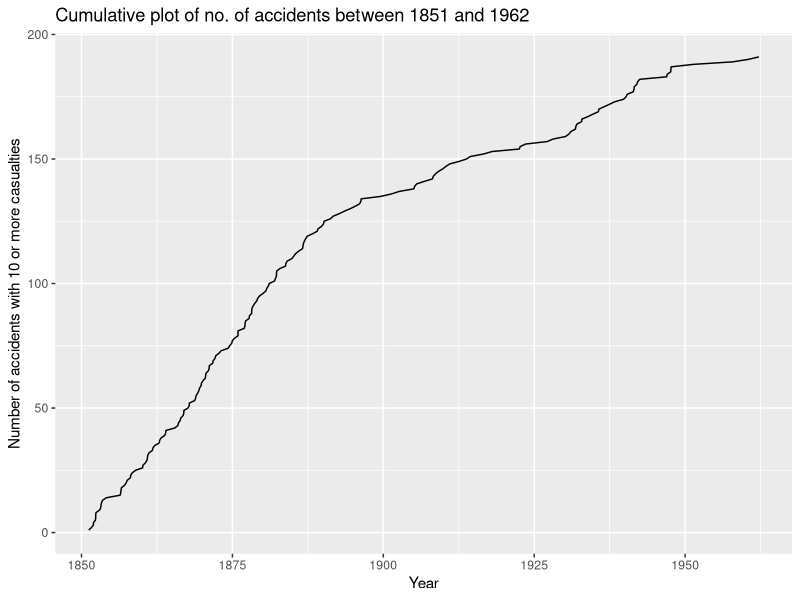
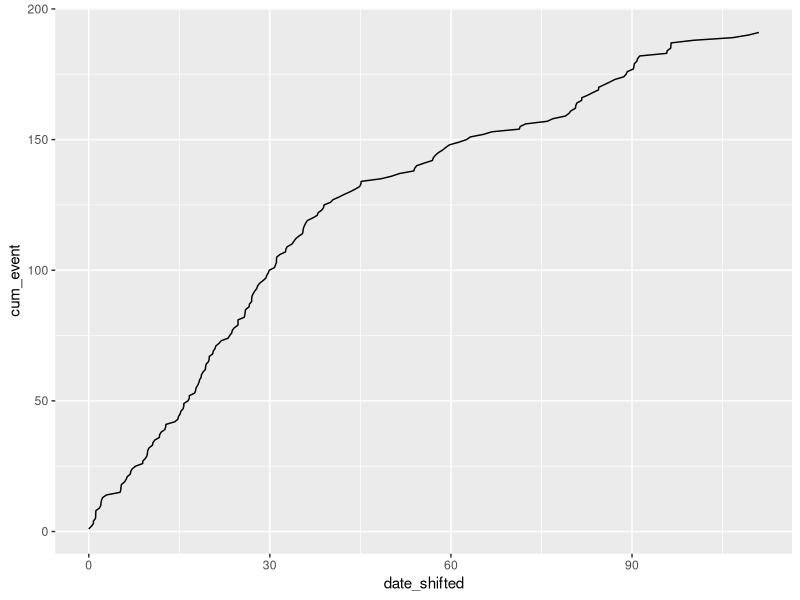
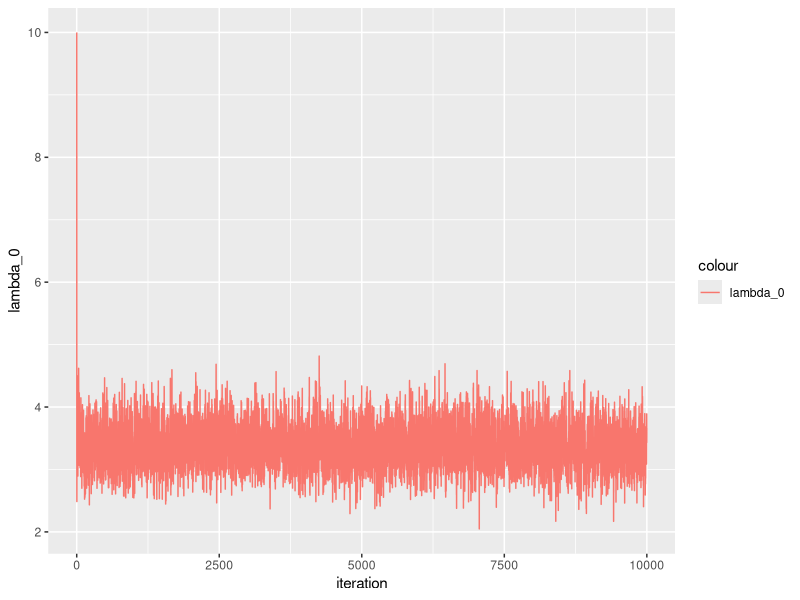
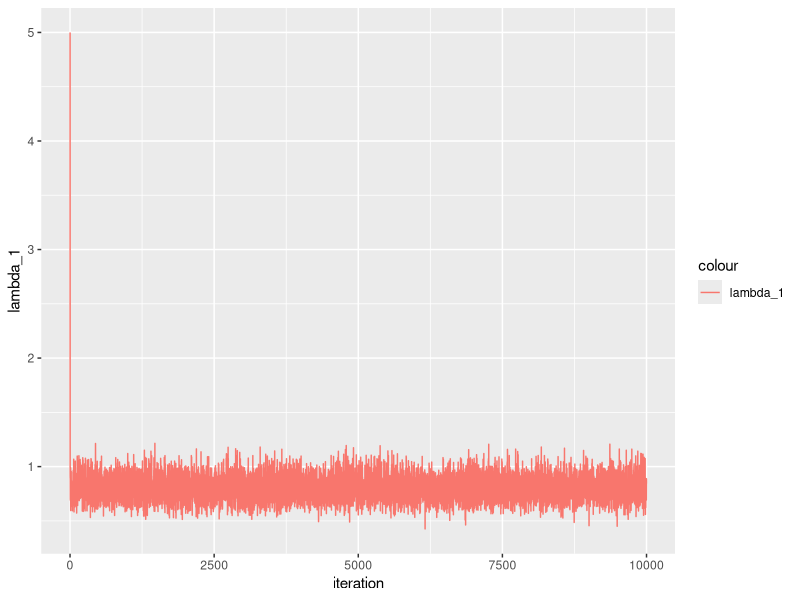
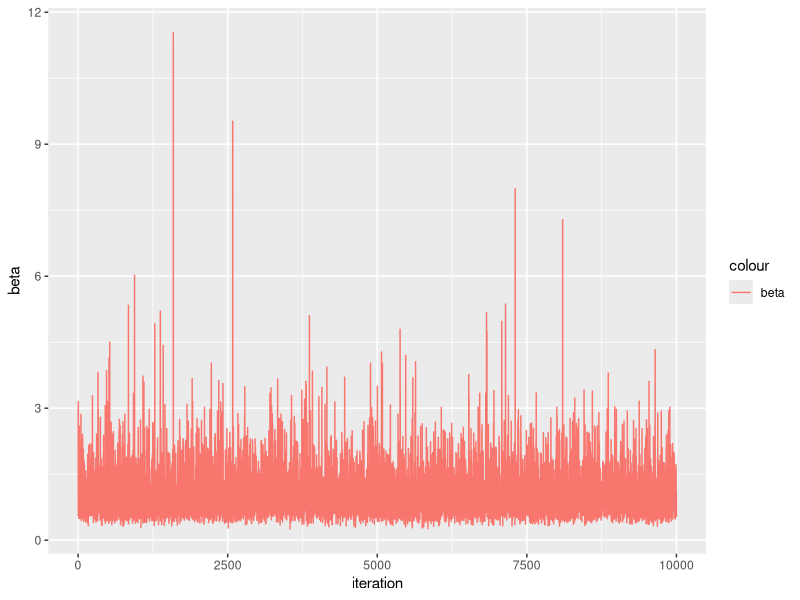
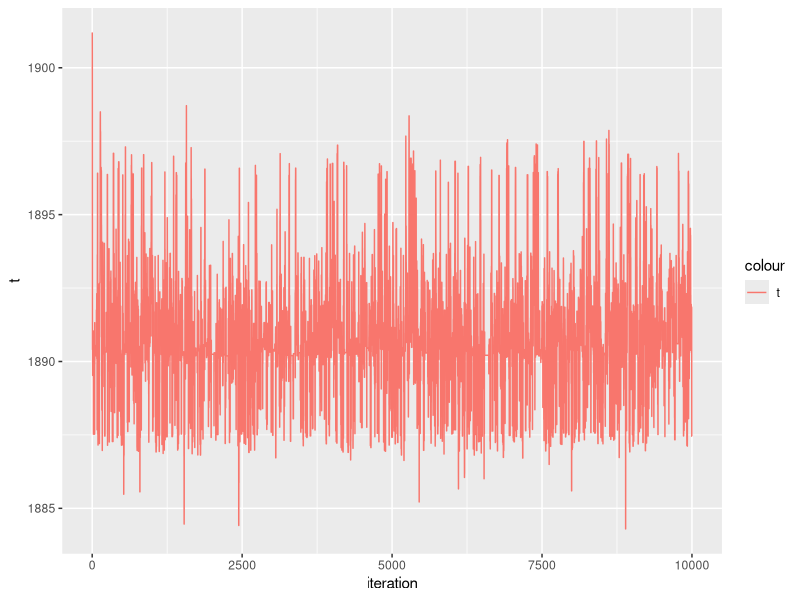
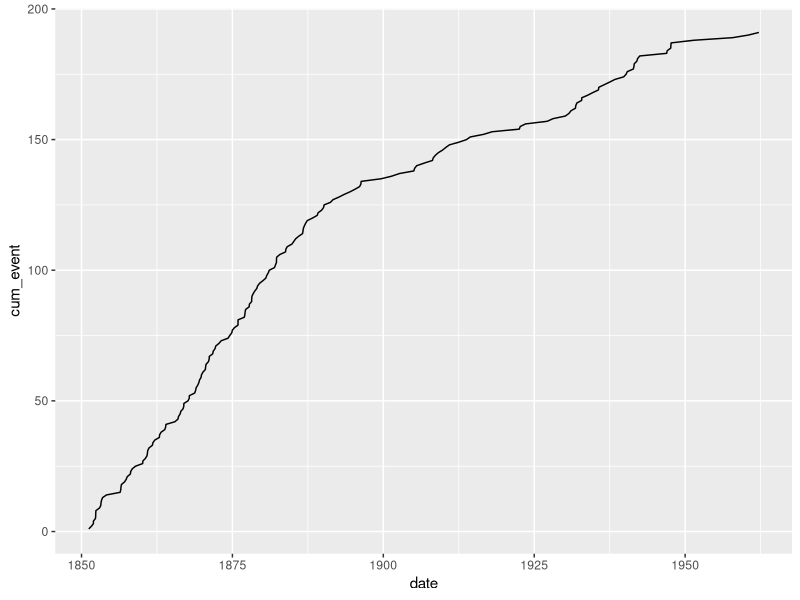
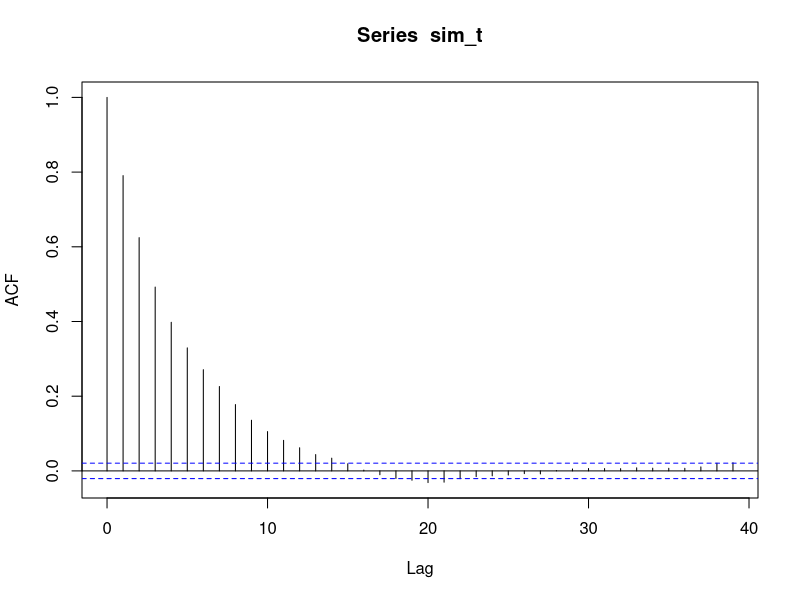

Source code (R) for these figures, in order:
## SINGLE SITE MCMC 

MH_single_alg <- function(n,data, t_0,t_2, t, lambda_0,lambda_1, beta, sigma){

  # Find number of deaths in each interval given initial t
  y_0 = sum(data[date <t]$event)
  y_1 = sum(data[date>= t]$event)
  
  # Construct result matrix
  results <- matrix(nrow = n, ncol = 5)
  results[1, 1:5] <- c(t, lambda_0, lambda_1, beta, 1)
  for(i in 2:n){
    print(i)
    # Collect old values for t and beta and compute corresponding 
    # y_0 and y_1 values
    t_old <- results[i-1, 1]
    
    y_0_o = sum(data[date <t_old]$event)
    y_1_o = sum(data[date>= t_old]$event)
    
    beta <- results[i-1, 4]
    
    # Preform Gibbs step
    lambda_0 <- rgamma(1, y_0 + 2, scale = 1/(t_old - t_0 + 1/beta))
    lambda_1 <- rgamma(1, y_1 + 2, scale = 1/(t_2 - t_old + 1/beta))

    beta_tilde <- rgamma(1, 6, scale = 1/(lambda_0 + lambda_1 + 1)) 
    beta <- 1/beta_tilde
    
    results[i, 2:4] <- c( lambda_0, lambda_1, beta)
    
    # Preform MH step with the random walk of order one 
    # as the proposal density
    t_new <- rnorm(1, t_old, sigma)
    
    ### Compute corresponding values for y_0 and y_1
    y_0_n = sum(data[date <t_new]$event)
    y_1_n = sum(data[date>= t_new]$event)
    
    ### Compute the acceptance probability in log scale and
    # compare with u unif(0,1)
    a_log <- (((y_0_n +1)*log(lambda_0) 
               + (y_1_n +1)*log(lambda_1) 
               - t_new *(lambda_0 - lambda_1 )) - 
                ((y_0_o +1)*log(lambda_0) 
                 + (y_1_o +1)*log(lambda_1) 
                 - t_old *(lambda_0 - lambda_1 )))
    u <- runif(1)
    results[i, 5] <-  exp(a_log)
    if (u< exp(a_log)){
      results[i, 1] <-  t_new
    } else{
      results[i,1] <- t_old
      }
  }
  return (results)
}

# Load libraries and data
library(boot)
library(data.table)
library(tidyr)
library(ggplot2)

# Create data table
data <- as.data.table(coal)
data[, event:= 1]
data[, cum_event := cumsum(event)]
data[, date_shifted := date- data[1, date]]


q <- ggplot(data = data, aes(x = date, y = cum_event))
q <- q + geom_line() + ggtitle("Cumulative plot of no. of accidents between 1851 and 1962") + 
  xlab("Year") + ylab("Number of accidents with 10 or more casualties")
q

q <- ggplot(data = data, aes(x = date_shifted, y = cum_event))
q <- q + geom_line()
q


# Initial values for t, lambda_0, lambda_1, beta
t = data[1, date] + 50
lambda_0 <- 10 
lambda_1 <- 5 
beta = 3


# Set n, t_0, t_2 and tuning parameter sigma
n = 10000
t_0 = data[1, date]
t_2 = data[nrow(data), date] #maybe should be 1963? 
sigma = 3

# Run algorithm
sim_MH_single <- MH_single_alg(n,data, t_0, t_2, t, lambda_0,lambda_1, beta, sigma)

#Format and plot the reuslts
sim_MH_single <- as.data.table(sim_MH_single)
setnames(sim_MH_single, c("t", "lambda_0", "lambda_1", "beta", "a"))
sim_MH_single[, iteration := seq(1:n)]

q <- ggplot(data = sim_MH_single, aes(x = iteration) )
q <- q + geom_line(aes(y = lambda_0, colour = "lambda_0"))
q
q <- ggplot(data = sim_MH_single, aes(x = iteration) )
q <- q + geom_line(aes(y = lambda_1, colour = "lambda_1"))
q
q <- ggplot(data = sim_MH_single, aes(x = iteration) )
q <- q + geom_line(aes(y = beta, colour = "beta"))
q
q <- ggplot(data = sim_MH_single, aes(x = iteration) )
q <- q + geom_line(aes(y = t, colour = "t"))
q

ggsave(
  "sim_t.pdf",
  path = "C:\\Users\\sara_\\OneDrive\\Documents\\NTNU\\10.Semester\\Beregningskrevende\\Prosjekt1\\Berregningskrevende_2\\Images",
  width = 17,
  height = 10,
  units = "cm"
)

# Check if values seem reasonable
summary(sim_MH_single)
3.655*(1891- t_0) + 0.62*(t_2-1891)

q <- ggplot(data = data, aes(x = date, y = cum_event))
q <- q + geom_line()
q

##Looking at the acf of t

burnin <- 1000

sim_t <- sim_MH_single$t[burnin:n]

acf(sim_t)
